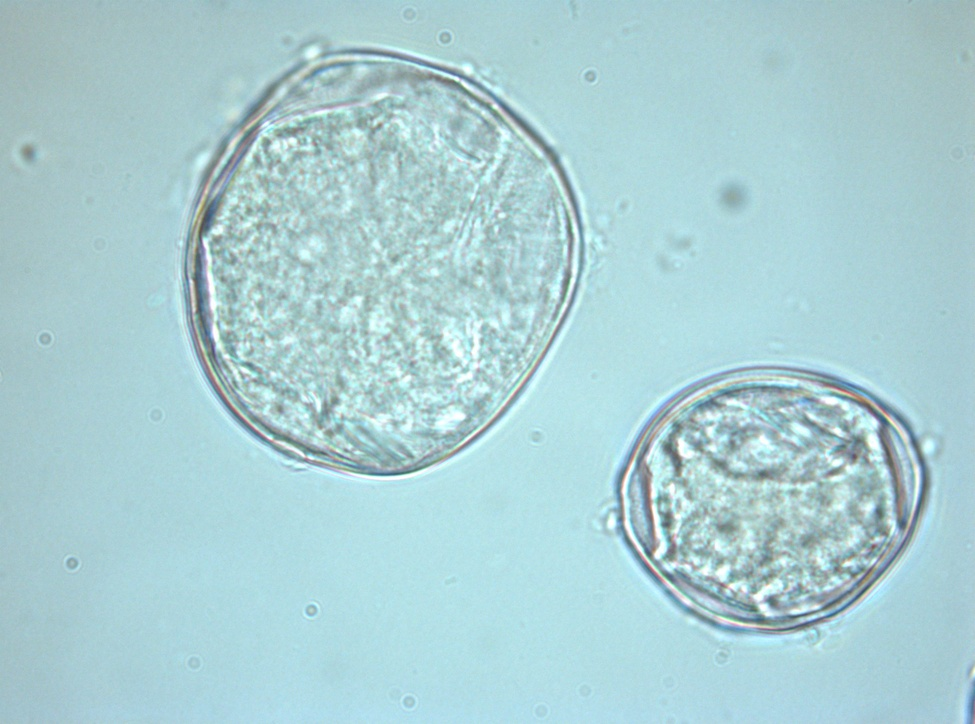
#> input picture code/api/ML_Subsystem/test_images/4.jpg, 975 x 724 px, shrunk from 3132 x 2325 before the run, found by its file name
$ python skimage_filters.py
#> lines starting #> are read from the running program, lines starting #| are printed output that depends on the picture; after the words box and inside, x2 and y2 are one past the last pixel; in counts of white or black regions, pixels touching at a corner belong together
from skimage import filters
from skimage.color import rgb2gray
import matplotlib.pyplot as plt
import cv2

# Setting plot size to 15, 15
plt.figure(figsize=(15, 15))

# Load Image
pollen_image = cv2.imread("4.jpg")
#> pollen_image is the input picture: shape (724, 975, 3); mean B, G, R 211.9, 207.2, 170.7

# Gray Scale
gray_image = rgb2gray(pollen_image)
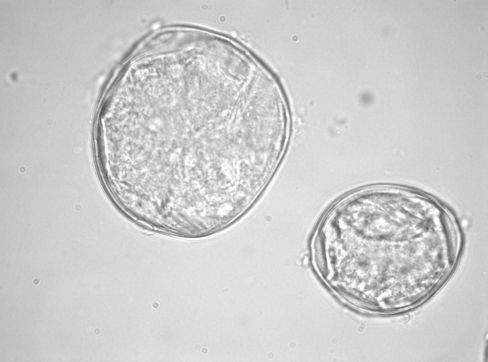
#> gray_image: shape (724, 975) float64 (shown at 1/2 size); min 0.318, max 1, mean 0.806

# Computing Otsu's thresholding value
threshold = filters.threshold_otsu(gray_image)
#> threshold = 0.74

# Computing binarized values using the obtained
# threshold
binarized_image = (gray_image > threshold) * 1
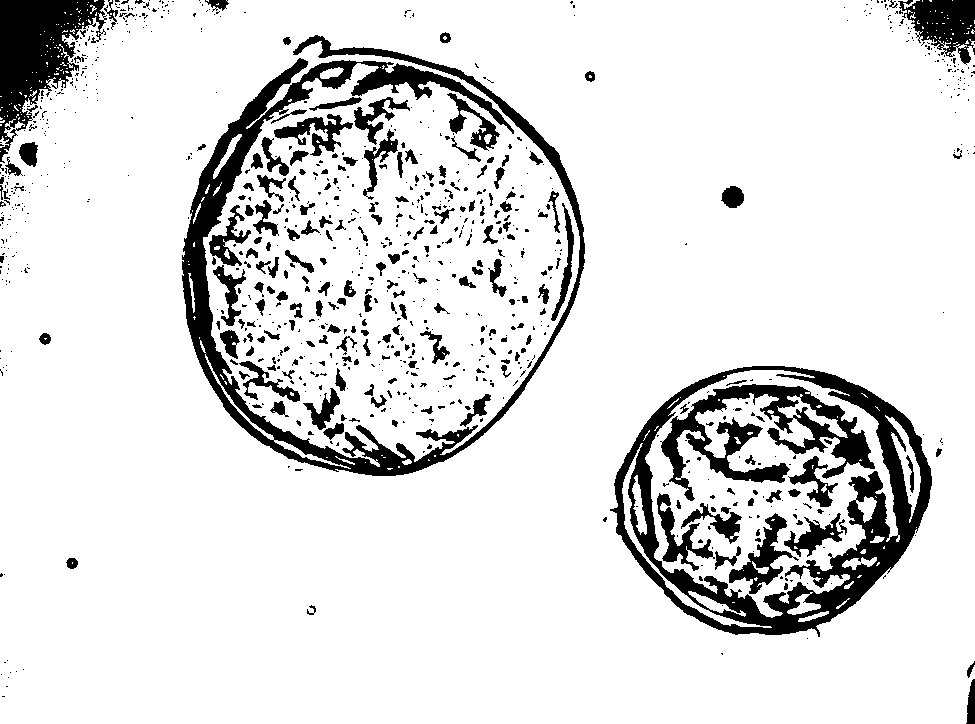
#> binarized_image: shape (724, 975) int64; values 0 (black) and 1 (white), 87.5% white; 924 black regions (695 under 20 px), largest, box (x1, y1, x2, y2) and area: (182, 35, 585, 476) 20964, (610, 366, 932, 637) 18981, (0, 0, 107, 163) 8167

for i in range(len(binarized_image)):
    for ii in range(len(binarized_image[i])):
        if binarized_image[i][ii] == 0:
            pass

plt.subplot(2, 2, 1)
plt.title("Threshold: > " + str(threshold))

# Displaying the binarized image
plt.imshow(binarized_image, cmap="gray")

# Computing Ni black's local pixel
# threshold values for every pixel
threshold = filters.threshold_niblack(gray_image)
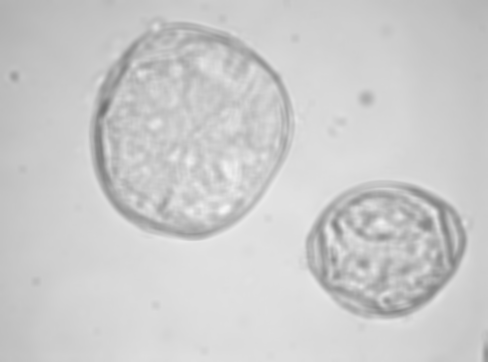
#> threshold: shape (724, 975) float64 (shown at 1/2 size); min 0.438, max 0.967, mean 0.799

# Computing binarized values using the obtained
# threshold
binarized_image = (gray_image > threshold) * 1
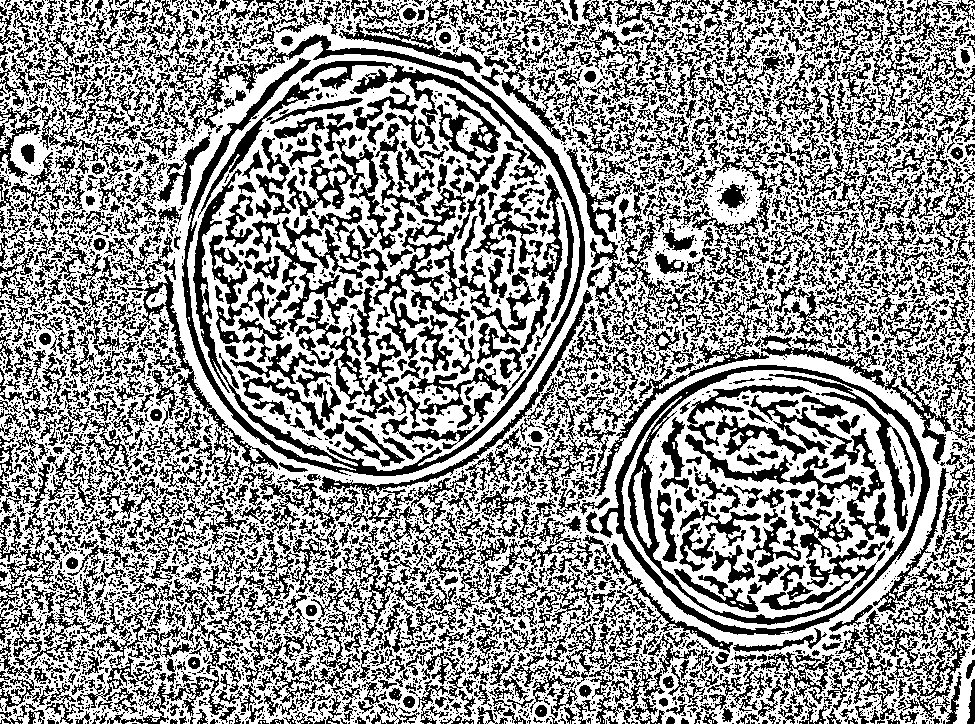
#> binarized_image: shape (724, 975) int64; values 0 (black) and 1 (white), 58.1% white; 5745 black regions (4317 under 20 px), largest, box (x1, y1, x2, y2) and area: (158, 26, 585, 476) 13187, (599, 365, 930, 635) 10170, (373, 177, 526, 429) 6174
plt.subplot(2, 2, 2)
plt.title("Niblack Thresholding")

# Displaying the binarized image
plt.imshow(binarized_image, cmap="gray")

# Computing Sauvola's local pixel threshold
# values for every pixel - Not Binarized
threshold = filters.threshold_sauvola(gray_image)
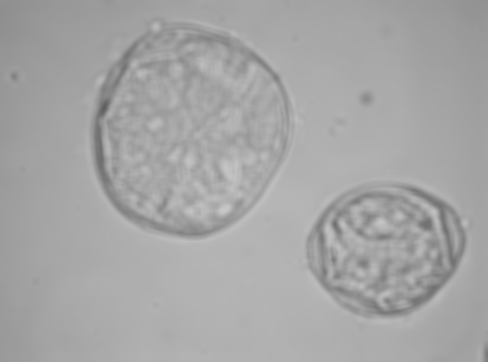
#> threshold: shape (724, 975) float64 (shown at 1/2 size); min 0.374, max 0.783, mean 0.65
plt.subplot(2, 2, 3)
plt.title("Sauvola Thresholding")

# Displaying the local threshold values
plt.imshow(threshold, cmap="gray")

# Computing Sauvola's local pixel
# threshold values for every pixel - Binarized
binarized_image = (gray_image > threshold) * 1
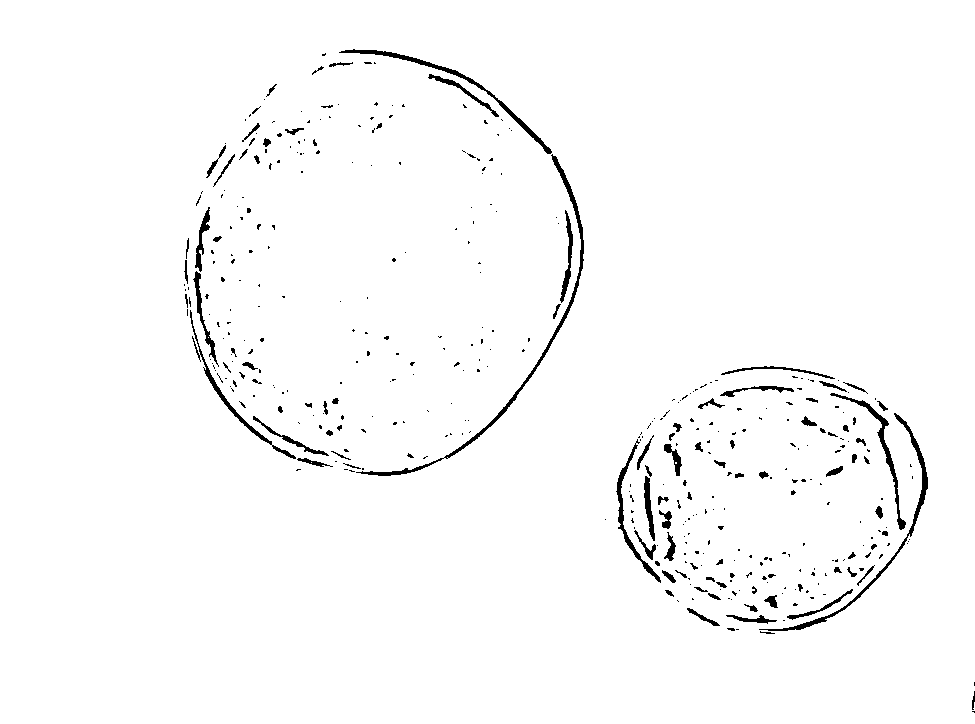
#> binarized_image: shape (724, 975) int64; values 0 (black) and 1 (white), 98% white; 420 black regions (324 under 20 px), largest, box (x1, y1, x2, y2) and area: (356, 154, 584, 476) 1554, (759, 413, 928, 631) 1132, (339, 49, 552, 154) 983
plt.subplot(2, 2, 4)
plt.title("Sauvola Thresholding - Converting to 0's and 1.jpg's")

# Displaying the binarized image
plt.imshow(binarized_image, cmap="gray")

plt.show()

$ run again, with code/api/ML_Subsystem/test_images/1.jpg copied over code/api/ML_Subsystem/test_images/4.jpg
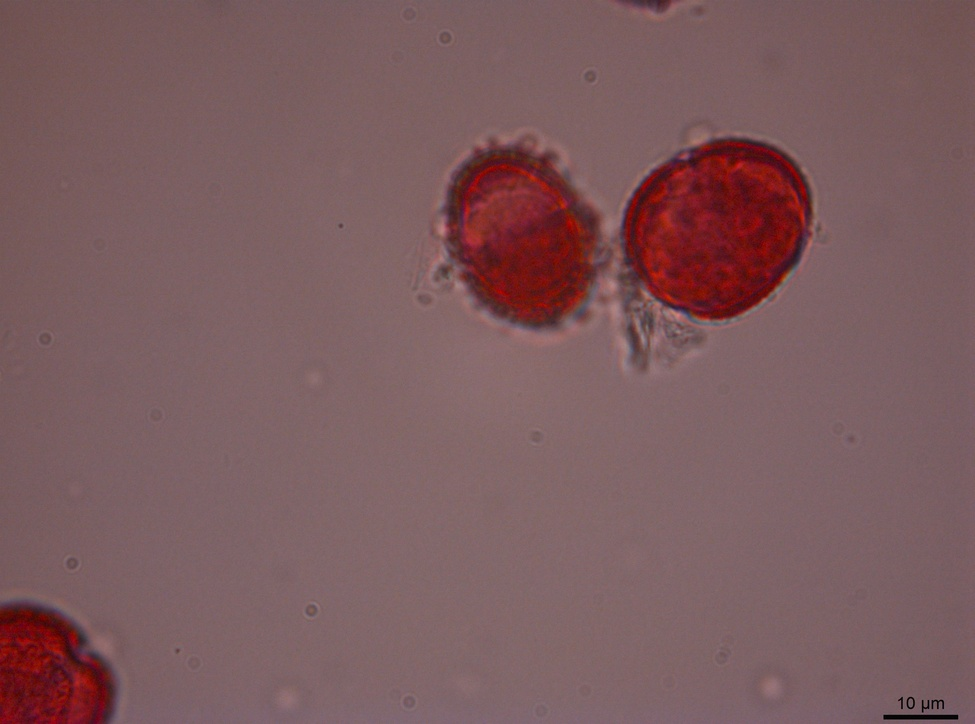
#> input picture code/api/ML_Subsystem/test_images/1.jpg, 975 x 724 px, shrunk from 3132 x 2325 before the run, found by its file name
#> pollen_image is the input picture: shape (724, 975, 3); mean B, G, R 93.4, 90.5, 123.4
#> `gray_image = rgb2gray(pollen_image)`:
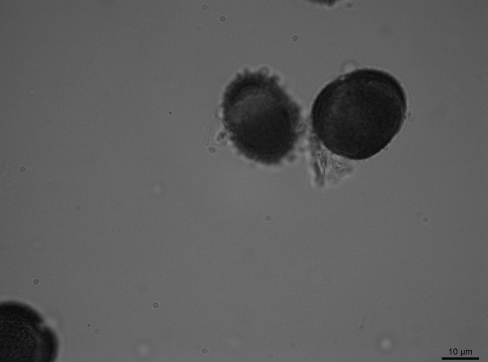
#> gray_image: shape (724, 975) float64 (shown at 1/2 size); min 0.000283, max 0.542, mean 0.367
#> `threshold = filters.threshold_otsu(gray_image)`: threshold = 0.255
#> `binarized_image = (gray_image > threshold) * 1`:
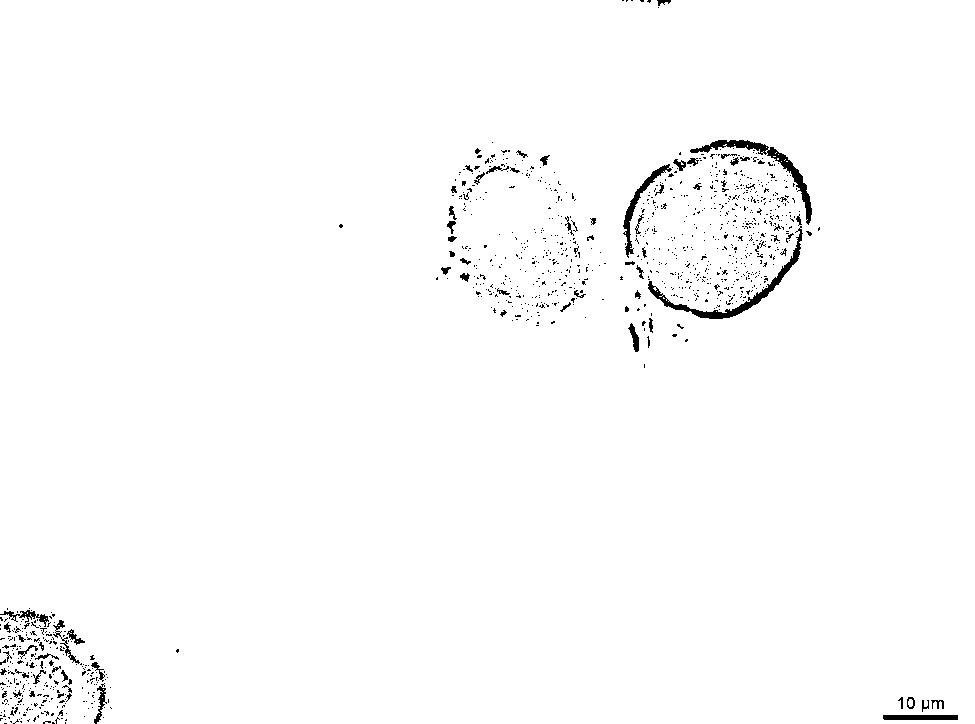
#> binarized_image: shape (724, 975) int64; values 0 (black) and 1 (white), 98.6% white; 1079 black regions (1009 under 20 px), largest, box (x1, y1, x2, y2) and area: (648, 226, 803, 319) 1263, (690, 140, 812, 225) 1154, (623, 164, 672, 258) 619

$ run again, with code/api/ML_Subsystem/test_images/3.jpg copied over code/api/ML_Subsystem/test_images/4.jpg
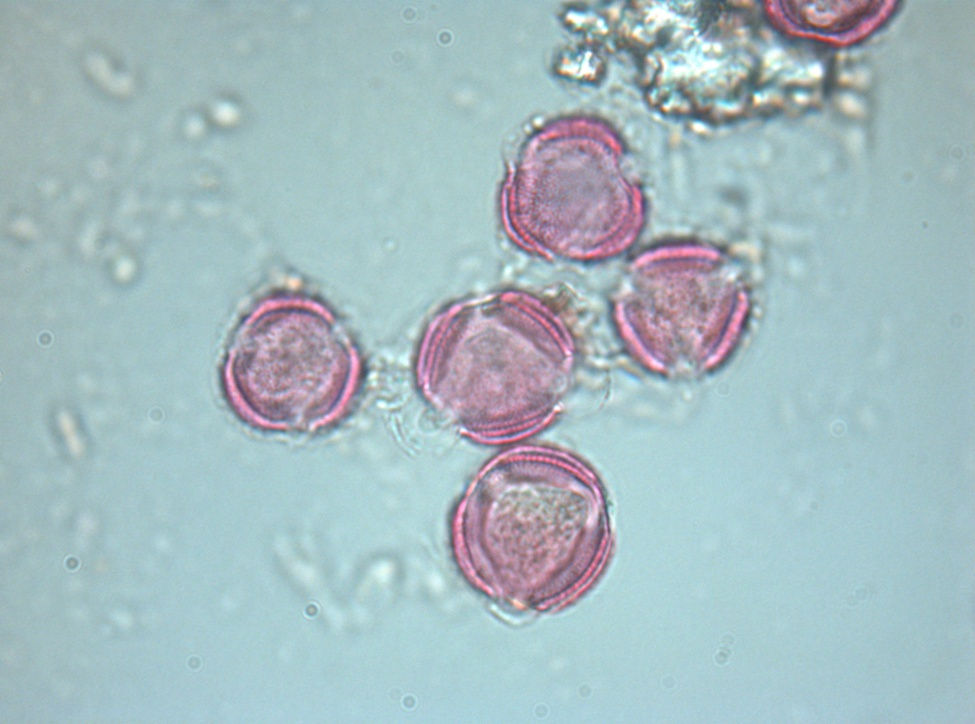
#> input picture code/api/ML_Subsystem/test_images/3.jpg, 975 x 724 px, shrunk from 3132 x 2325 before the run, found by its file name
#> pollen_image is the input picture: shape (724, 975, 3); mean B, G, R 192.7, 187.4, 165
#> `gray_image = rgb2gray(pollen_image)`:
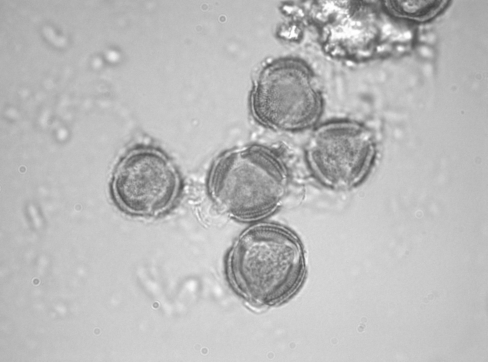
#> gray_image: shape (724, 975) float64 (shown at 1/2 size); min 0.251, max 1, mean 0.733
#> `threshold = filters.threshold_otsu(gray_image)`: threshold = 0.651
#> `binarized_image = (gray_image > threshold) * 1`:
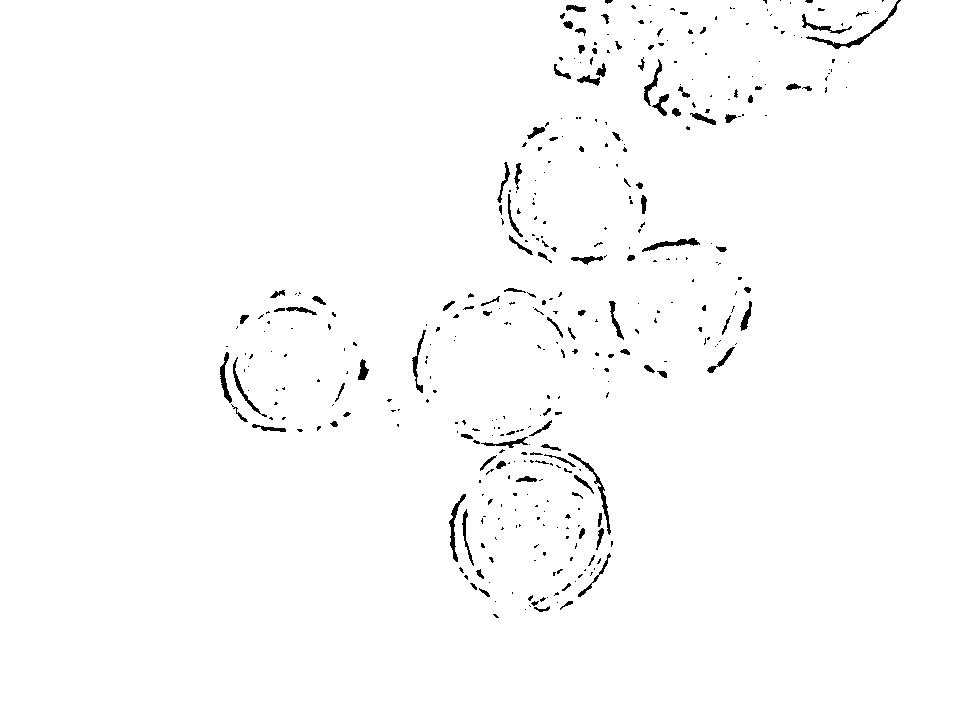
#> binarized_image: shape (724, 975) int64; values 0 (black) and 1 (white), 98.6% white; 391 black regions (282 under 20 px), largest, box (x1, y1, x2, y2) and area: (806, 0, 901, 49) 401, (568, 453, 611, 535) 324, (449, 494, 466, 562) 278
